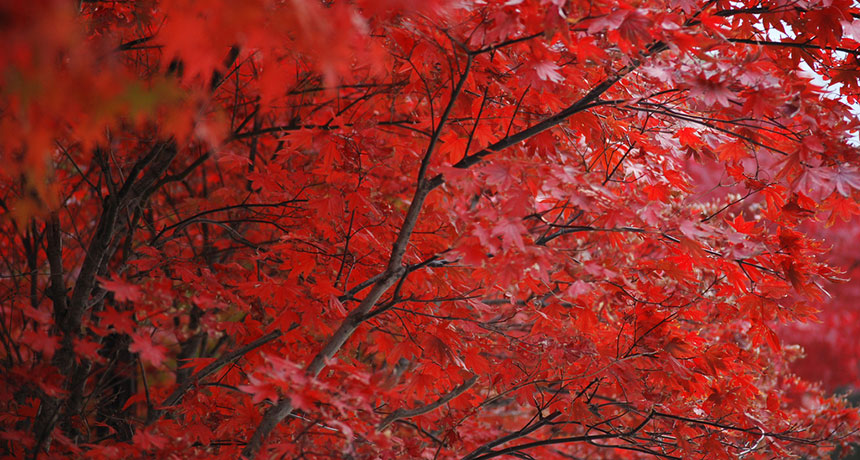
#> input picture red_test.jpg, 860 x 460 px
$ python imageProcessing.py
#> lines starting #> are read from the running program, lines starting #| are printed output that depends on the picture
import cv2
import numpy as np
import matplotlib.image as img          # pip install matplotlib
import matplotlib.pyplot as plt
from scipy.cluster.vq import whiten     # pip install scipy
from scipy.cluster.vq import kmeans
import pandas as pd                     # pip install pandas

def fetch_image(img_path):
#> called with img_path = 'red_test.jpg'
    img = cv2.imread(img_path)
#> img is the input picture: shape (460, 860, 3); mean B, G, R 38.4, 44.1, 139.8
    #print(img)
    #removing white pixels
    #for i in range(len(img)):
        #if img[i] == [0,0,0] or img[i] == [255,255,255]:
            #img[i].pop()
    return img


def process_image(img_matrix):
    r = []
#> r = []
    g = []
    b = []
    for row in img_matrix:
        for temp_r, temp_g, temp_b, in row:
            r.append(temp_r)
            g.append(temp_g)
            b.append(temp_b)
#> after the loop, b = 395600 items; g = 395600 items; r = 395600 items

    batman_df = pd.DataFrame({'red' : r,'green' : g,'blue' : b})
#> batman_df = table of 395600 rows and 3 columns

    batman_df['scaled_color_red'] = whiten(batman_df['red'])
    batman_df['scaled_color_blue'] = whiten(batman_df['blue'])
    batman_df['scaled_color_green'] = whiten(batman_df['green'])

    cluster_centers, _ = kmeans(batman_df[['scaled_color_red',
                                        'scaled_color_blue',
                                        'scaled_color_green']], 3)
#> cluster_centers = [[1.02, 3.26, 1.37], [3.43, 3.64, 3.7], [0.704, 1.6, 0.988]]

    dominant_colors = []

    red_std, green_std, blue_std = batman_df[['red',
                                            'green',
                                            'blue']].std()
#> red_std = 32.64; green_std = 29.56; blue_std = 51.05

    for cluster_center in cluster_centers:
        red_scaled, green_scaled, blue_scaled = cluster_center
        dominant_colors.append((
            red_scaled * red_std / 255,
            green_scaled * green_std / 255,
            blue_scaled * blue_std / 255
        ))
#> this loop made 3 passes
#> after the loop, dominant_colors = [(0.131, 0.378, 0.274), (0.439, 0.422, 0.74), (0.0901, 0.185, 0.198)]

    plt.imshow([dominant_colors])
    plt.show()
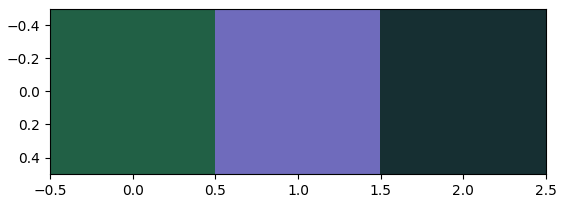
#> figure drawn by matplotlib, 1 panel


if __name__ == '__main__':
    process_image(fetch_image('red_test.jpg'))
